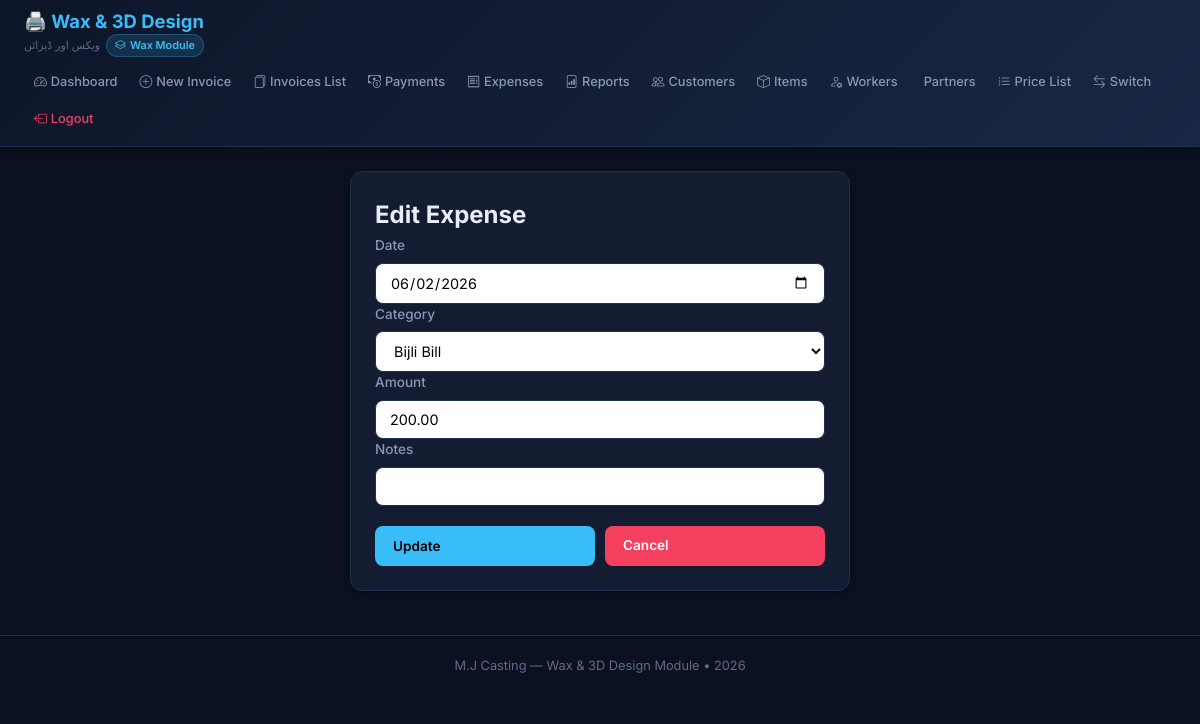
Page /wax/expense_edit.php?id=2 (signed in) on the committed database.
### tables this page shows
CREATE TABLE `wax_expenses` (
  `id` int(11) NOT NULL,
  `expense_date` date NOT NULL,
  `category` varchar(100) NOT NULL,
  `amount` decimal(10,2) NOT NULL,
  `notes` text DEFAULT NULL,
  `created_at` timestamp NOT NULL DEFAULT current_timestamp()
);

### wax/expense_edit.php (the view, shortened to what this page needs)
<?php
$pdo = getDB();
$id = $_GET['id'] ?? 0;
$stmt = $pdo->prepare("SELECT * FROM wax_expenses WHERE id = ?");
$stmt->execute([$id]);
$expense = $stmt->fetch();
$categories = $pdo->query("SELECT name FROM wax_expense_categories WHERE active = 1 ORDER BY name ASC")->fetchAll(PDO::FETCH_COLUMN);
include __DIR__ . '/templates/header.php';
?>
<div class="card" style="max-width: 500px; margin: 0 auto;">
    <h2>Edit Expense</h2>
    <form method="POST" action="expense_update.php">
        <label>Date</label>
        <input type="date" name="expense_date" value="<?= $expense['expense_date'] ?>" required>
        <label>Category</label>
        <select name="category" required>
            <?php foreach ($categories as $c): ?>
                <option value="<?= $c ?>" <?= $c == $expense['category'] ? 'selected' : '' ?>><?= $c ?></option>
            <?php endforeach; ?>
        </select>
        <label>Amount</label>
        <input type="number" name="amount" value="<?= $expense['amount'] ?>" step="0.01" required>
        <label>Notes</label>
        <input type="text" name="notes" value="<?= htmlspecialchars($expense['notes']) ?>">
        <div style="margin-top: 20px; display: flex; gap: 10px;">
            <button type="submit" class="btn btn-primary" style="flex: 1;">Update</button>
            <a href="expenses.php" class="btn btn-danger" style="flex: 1; text-align: center; text-decoration: none;">Cancel</a>
        </div>
    </form>
</div>
<?php include __DIR__ . '/templates/footer.php'; ?>

### wax/templates/header.php (style rules this page uses)
*, *::before, *::after { box-sizing: border-box; margin: 0; padding: 0; }
:root { --primary: #38bdf8; --primary-dark: #0284c7; --success: #10b981; --danger: #f43f5e; --warning: #f59e0b; --border: #1e3050; --bg-card: #131c31; --bg-body: #0b1120; --text-primary: #e8edf5; --text-secondary: #8899b4; --text-muted: #5a6d8a; --shadow: 0 2px 8px rgba(0,0,0,0.3); }
html, body { width: 100%; min-height: 100vh; font-family: 'Inter', -apple-system, sans-serif; background: var(--bg-body); color: var(--text-primary); line-height: 1.6; }
.card { background: var(--bg-card); border: 1px solid var(--border); border-radius: 12px; padding: 24px; margin-bottom: 20px; box-shadow: var(--shadow); }
h2, h3 { margin-top: 0; color: var(--text-primary); }
label { display: block; margin-bottom: 6px; font-weight: 500; font-size: 0.85rem; color: var(--text-secondary); }
input, select, textarea { width: 100%; padding: 10px 14px; border: 1px solid var(--border); border-radius: 8px; font-size: 0.9rem; background: #fff; color: #000; font-family: 'Inter', sans-serif; transition: border-color 0.2s; }
input::placeholder, textarea::placeholder { color: #666; opacity: 1; }
select option { background: #fff; color: #000; padding: 5px; }
select option:checked { background: #38bdf8; color: #000; }
.btn { display: inline-flex; align-items: center; gap: 5px; padding: 9px 18px; border-radius: 8px; font-size: 0.85rem; font-weight: 600; text-decoration: none; border: none; cursor: pointer; transition: all 0.2s; font-family: 'Inter', sans-serif; }
.btn-primary { background: var(--primary); color: #000; }
.btn-danger { background: var(--danger); color: #fff; }

### rows in the picture
wax_expenses: expense_date "06/02/2026", category "Bijli Bill", amount "200.00"
